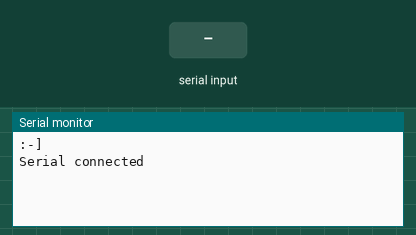
Simulated run of this sketch. Board: ESP32. Shown: the last lines printed to the serial monitor. Inputs (shaded band) come from the test bench. Not simulated (calls return 0 or success): tonkey.hpp.

Above: at 1.7 s.
1.8 s: "about\n" received over Serial
At 2.7 s:
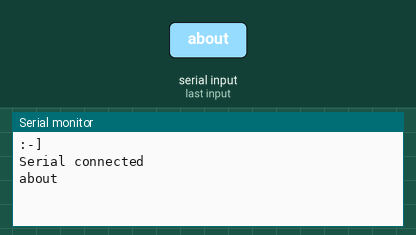
3.3 s: "1\n" received over Serial
At 3.9 s:
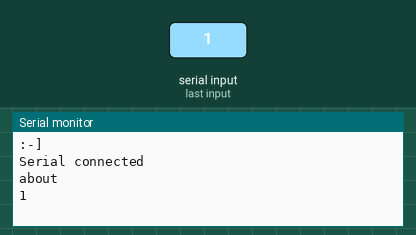

Measured:
- after the input at 1.8 s, the serial monitor: prints a new line at once (image 1)
- after the input at 3.3 s, the serial monitor: prints a new line at once (image 2)

The sketch:

ex01.ino
```cpp
#include <Arduino.h>  // Arduino 헤더 파일 포함
#include <TaskScheduler.h>
#include <ArduinoJson.h>
#include <tonkey.hpp>


Scheduler g_ts;
tonkey g_MainParser;

Task task_Cmd(100, TASK_FOREVER, []() {
    if (Serial.available() > 0)
    {
        String _strLine = Serial.readStringUntil('\n');
        _strLine.trim();
        Serial.println(_strLine);
        g_MainParser.parse(_strLine);

        if(g_MainParser.getTokenCount() > 0) {
          String cmd = g_MainParser.getToken(0);
            DynamicJsonDocument _res_doc(1024);

            if (cmd == "about")
            {
                /* code */
                _res_doc["result"] = "ok";
                _res_doc["title"] = "example 01 - hello esp32";
                _res_doc["version"] = "1.0.0";
                _res_doc["author"] = "gbox3d";
            }

            else {
              _res_doc["result"] = "fail";
              _res_doc["ms"] = "unknown command";
            }

            serializeJson(_res_doc, Serial);
        }
    }
}, &g_ts, true);


void setup() {
  Serial.begin(115200);  // 시리얼 통신 초기화

  while (!Serial); // wait for serial attach
    delay(500);

  Serial.println(":-]");
  Serial.println("Serial connected");

  g_ts.startNow();
}

void loop() {
    g_ts.execute();
}
```
